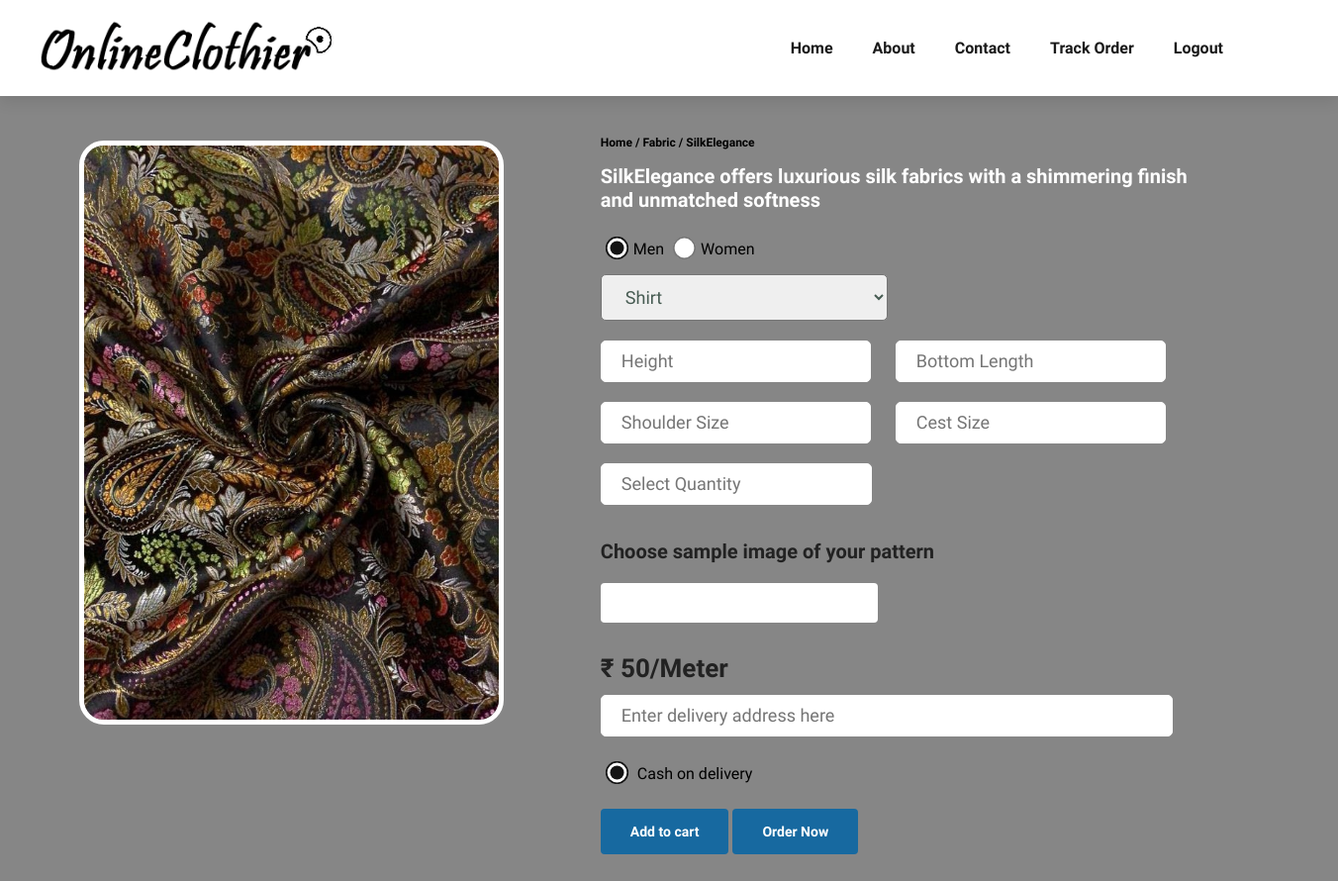
The app's page /spage.php?value1=akashkhurd1702&value2=4&value3=akashkhurd1702@gmail.com&value4=Ak Tailors with its own data.
### tables this page shows
CREATE TABLE `akashkhurd1702` (
  `id` int(50) NOT NULL,
  `image` varchar(50) DEFAULT NULL,
  `brand` varchar(50) DEFAULT NULL,
  `description` varchar(255) DEFAULT NULL,
  `price` int(50) DEFAULT NULL,
  `email` varchar(50) DEFAULT NULL
);

### spage.php (the view, shortened to what this page needs)
<?php
require 'connection.php';
$stmt = $conn->prepare("SELECT * FROM {$_GET['value1']} WHERE id = ?");
$stmt->bind_param("i", $_GET['value2']);
$stmt->execute();
$row = $stmt->get_result()->fetch_assoc();
?>
<!DOCTYPE html>
<html>
<head>
    <link rel="stylesheet" type="text/css" href="https://pro.fontawesome.com/releases/v5.10.0/css/all.css" />
    <link rel="stylesheet" type="text/css" href="index.css">
</head>
<body style="background-color: rgb(134, 134, 134);">
<section id="header">
    <a href="#"><img src="img/logo.png" id="logo" class="logo" alt="Logo"></a>
    <div>
        <ul id="navbar">
            <li><a href="index.php">Home</a></li>
            <li><a href="about.html">About</a></li>
            <li><a href="contact.html">Contact</a></li>
            <li><a href="track_order.php">Track Order</a></li>
            <li><a href="customer_logout.php">Logout</a></li>
            <li><a href="cart.php"><i class="far fa-shopping-bag"></i></a></li>
        </ul>
    </div>
</section>
<section id="prodetails" class="section-p1">
    <div class="single-pro-image">
        <img src="img/merchent_product/<?php echo $row['image']; ?>" width="90%" height="590px" id="MainImg" alt="">
    </div>
    <div class="single-pro-details">
        <form action="" method="post" name="myform" enctype="multipart/form-data">
            <h6>Home / Fabric / <?php echo $row['brand']; ?></h6>
            <h4 id="id"><?php echo $row['description']; ?></h4>
            <input type="radio" id="men" name="gender" value="men" onclick=myfun(this.value) checked>Men
            <input type="radio" id="women" name="gender" value="women" onclick=myfun(this.value)>Women<br>
            <select name="men_cloth" onclick="myfun2(this.value)">
                <option value="Shirt" clicked>Shirt</option>
            </select><br>
            <div id="measures1">
            <input type="number" id="measurement1" name="measurement1" placeholder="Height" min=1>
            <input type="number" id="measurement2" name="measurement2" placeholder="Bottom Length" min=1>
            </div>
            <div id="measures2">
            <input type="number" id="measurement3" name="measurement3" placeholder="Shoulder Size" min=1>
            <input type="number" id="measurement4" name="measurement4" placeholder="Cest Size" min=1>
            </div>
            <input type="number" id="quantity" name="quantity" placeholder="Select Quantity" min=1>
            <br><h4>Choose sample image of your pattern</h4>
            <div class="custom-file">
                <label for="image"></label>
            </div>
            <h2 id="totalPrice">&#8377; <?php echo $row['price']."/Meter"; ?></h2>
            <input type="text" name="address" id="address" placeholder="Enter delivery address here">
            <input id="payment_method" type="radio" checked> Cash on delivery<br>
            <button type="submit" name="cart" class="normal">Add to cart</button>
            <button type="submit" name="submit" class="normal">Order Now</button>
        </form>
    </div>
</section>
</body>
</html>

### index.css (style rules this page uses)
* { margin: 0; padding: 0; box-sizing: border-box; font-family: 'Spartan', sans-serif; }
h2 { font-size: 40px; line-height: 54px; color: #222; }
h4 { font-size: 20px; color:#222; }
h6 { font-size: 12px; }
.section-p1 { padding: 40px 80px; }
button.normal { font-size: 14px; font-weight: 600; padding: 15px 30px; color: #000; background-color: #fff; border-radius: 4px; cursor: pointer; border: none; outline: none; transition: 0.2s ease; }
body { width: 100%; }
#logo { width: 300px; }
#header { display: flex; align-items: center; justify-content: space-between; padding : 20px 40px; background: #ffffff; box-shadow: 0 5px 15px rgba(0, 0, 0, 0.1); z-index: 999; position: sticky; top: 0; left: 0; }
#navbar { display: flex; align-items: center; justify-content: center; }
#navbar li { list-style: none; padding: 0 20px; position: relative; }
#navbar li a { text-decoration: none; font-size: 16px; font-weight: 600; color: #1a1a1a; transition: 0.3s ease; }

### spage.php (style rules this page uses)
#prodetails .single-pro-image { margin-top: 5px; width: 40%; margin-right: 50px; }
#prodetails .single-pro-image img { border-radius: 25px; border: 5px solid #ffffff; }
#prodetails { display: flex; }
#prodetails .single-pro-details { width: 50%; padding-top: 0px; }
#prodetails .single-pro-details h4 { padding: 15px 0 20px 0; }
#prodetails .single-pro-details #id { color: #ffffff; }
#prodetails .single-pro-details h2 { font-size: 26px; }
#prodetails .single-pro-details select { width: 290px; height: 47px; border-radius: 5px; padding: 10px 10px 10px 20px; margin-top: 10px; margin-bottom: 20px; font-size: 18px; color: #465b52; }
#prodetails .single-pro-details button { margin-top: 20px; background-color: #1769a0; color: #ffffff; }
#prodetails .single-pro-details #address { display: block; border-radius: 5px; border: 1px solid #ffffff; width: 97%; height: 40px; padding: 20px 20px; font-size: 18px; margin-bottom: 20px; }
.single-pro-details input:not([type="radio"]) { border-radius: 5px; border: 1px solid #ffffff; width: 46%; height: 40px; padding: 20px 20px; font-size: 18px; margin-bottom: 20px; margin-right: 25px; }
#prodetails .single-pro-details #payment_method, #men, #women { transform: scale(1.80); margin: 10px; accent-color:rgb(20, 20, 20); }
#prodetails .single-pro-details .custom-file { margin-bottom: 15px; }
#prodetails .single-pro-details .custom-file label { width: 47%; height: 40px; display: inline-block; padding: 10px 5px; background-color:rgb(255, 255, 255); border-radius: 4px; cursor: pointer; font-size: 15px; }
#prodetails .single-pro-details #measures1, #measures2 { display: flex; align-items: center; }

### records on screen
akashkhurd1702: image (picture), brand "SilkElegance", description "SilkElegance offers luxurious silk fabrics with a shimmering finish and unmatched softness", price "50"
